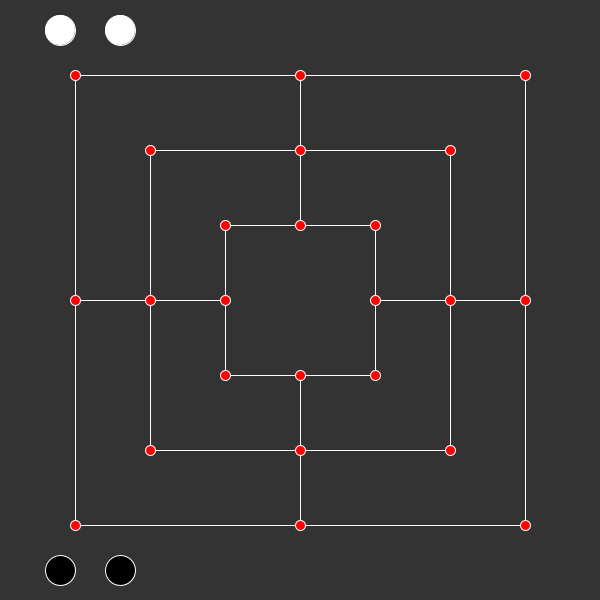
Frame 1 (no input)
Frame 60 (the mouse pressed at the canvas centre just before this capture): identical to frame 1, image omitted
Frame 120 (the mouse held since frame 60 and released just before this capture): identical to frame 1, image omitted

The Processing sketch that drew this single still picture (run headless with seeded random() and noise(); from frame 60 on, the mouse is pressed at the canvas centre):

// Processing sketch: M_hle
// ── M_hle.pde

ArrayList<PVector> spots = new ArrayList();

ArrayList<Piece> Pieces = new ArrayList();
boolean globalSelected=false;
boolean movingPhase,skipChecking;

void setup() {
  size(600, 600);
  rectMode(CENTER);
  addPiece();
}

void draw() {
  background(51);
  translate(width/2, height/2);
  drawBoard();

  fill(255, 0, 0);
  for (PVector p : spots) {
    ellipse(p.x, p.y, 10, 10);
  }

  movingPhase=true;
  if (!skipChecking) {
    for (Piece P : Pieces) {
      if (!P.locked) {
        movingPhase=false;
      }
    }
  }
  if (movingPhase) {
    skipChecking=true;
  }

  for (Piece P : Pieces) {
    P.show();
    P.move();
  }
}


void drawBoard() {
  stroke(255);
  int k =-6;
  for (float i=-3/8.0*width; i <= 3/8.0*width; i+=width/8.0) {
    for (float j=-3/8.0*width; j <= 3/8.0*width; j+=width/8.0) {
      if (abs(i)>width/16.0 || abs(j)>width/16.0) {
        if (abs(i)==abs(j) || abs(i*j)==0) {
          if (abs(i)==abs(j)) {
            if (j<0) {
              line(i, j, i, j+abs(k)*width/8);
            }
            if (i<0) {
              line(i, j, i+abs(k)*width/8, j);
            }
          }
          if (abs(i*j)==0) {
            if (j==0) {
              if ((i<3/8.0*width && i>0) || i<-1/8.0*width) {
                line(i, j, i+width/8.0, j);
              }
            }
            if (i==0) {
              if ((j<3/8.0*width && j>0) || j<-1/8.0*width) {
                line(i, j, i, j+width/8.0);
              }
            }
          }
          if (frameCount==1) {
            spots.add(new PVector(i, j));
          }
        }
      }
    }
    k+=2;
  }
}

void addPiece() {
  float hei = height/2-30;
  boolean col =false;
  for (int j=1; j <= 2; j++) {
    for (int i=1; i <= 2; i++) {
      PVector pos = new PVector(width/10*i-width/2, hei);
      Pieces.add(new Piece(pos, col));
    }
    hei=-hei;
    col=!col;
  }
}

// ── Piece.pde
class Piece {
  PVector pos;
  PVector fixPos;
  boolean white;
  boolean isSelected;
  boolean locked;
  ArrayList<PVector> allowedToMove = new ArrayList();
  int layer;

  Piece(PVector pos, boolean white) {
    this.pos=pos;
    this.fixPos=pos.copy();
    this.white=white;
  }

  void show() {
    fill(0);
    if (white) {
      fill(255);
    }
    ellipse(pos.x, pos.y, rad, rad);
    fill(0);
  }


  void move() {
    if (!locked) {
      if (isSelected) {
        pos.set(mouseX-width/2, mouseY-height/2);
        if (!movingPhase) {
          for (PVector P : spots) {
            if (P.z!=1) {
              if (dist(P.x, P.y, pos.x, pos.y)<rad/2+5) {
                pos.set(P);

                if (!mousePressed) {
                  fixPos.set(P.copy());
                  locked=true;
                  P.z=1;
                }
              }
            }
          }
        } else {
          for (PVector P : allowedToMove) {
            if (P.z!=1) {
              if (dist(P.x, P.y, pos.x, pos.y)<rad/2+5) {
                pos.set(P);

                if (!mousePressed) {
                  fixPos.set(P.copy());
                  P.z=1;
                }
              }
            }
          }
        }
      }
    }
    if (mousePressed) {
      isPieceSelected(this);
    } else {
      if (isSelected) {
        isSelected=false;
        globalSelected=false;
        if (!pos.equals(fixPos)) {
          pos.set(fixPos);
        }
      }
    }
  }
}

float rad=30;
void isPieceSelected(Piece P) {
  if (!globalSelected) {
    if (dist(P.pos.x, P.pos.y, mouseX-width/2, mouseY-height/2)<rad) {
      P.isSelected=true;
      globalSelected=true;
      if (movingPhase) {
        P.locked=false;
        for (PVector S : spots) {
          if (P.pos.x==S.x && P.pos.y==S.y) {
            S.z=0;
          }
        }
        P.allowedToMove.clear();
        for (PVector S : spots) {
          if (P.pos.x==S.x) {
            P.allowedToMove.add(S);
          }
          if (P.pos.y==S.y) {
            P.allowedToMove.add(S);
          }
        }

        for (int i = P.allowedToMove.size()-1; i>=0; i--) {
          PVector V =P.allowedToMove.get(i);
          for (int j = P.allowedToMove.size()-1; j>=0; j--) {
            PVector O =P.allowedToMove.get(j);
            if (!O.equals(V)) {
              if (!O.equals(P.fixPos)) {
                if (!V.equals(P.fixPos)) {
                  if (V.x==O.x || V.y==O.y) {
                    float d1=P.fixPos.dist(V);
                    float d2=P.fixPos.dist(O);
                    if (d1>d2) {
                      P.allowedToMove.remove(i);
                      break;
                    }
                  }
                }
              }
            }
          }
        }
      }
    }
  }
}
